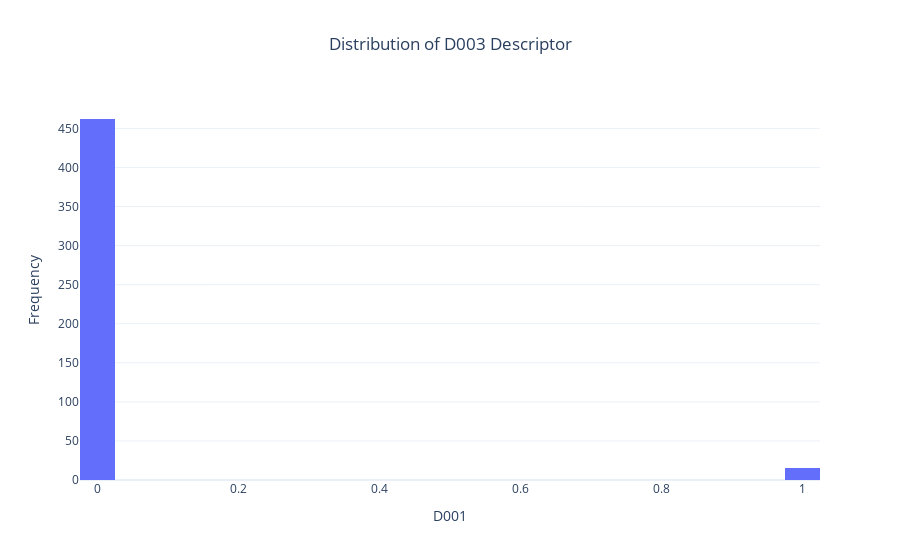

This figure's notebook cell:
### Code cell
import pandas as pd
import plotly.express as px

df = pd.read_csv('DIA_trainingset_Mold2_descriptors.csv')

fig = px.histogram(df, x="D003",
                   title="Distribution of D003 Descriptor",
                   labels={"D003": "D003"},
    
                   nbins=50,
                   template="plotly_white")

fig.update_layout(
    xaxis_title="D001",
    yaxis_title="Frequency",
    title_x=0.5
)

fig.show()

### Figure 1 — Plotly figure (JSON) as saved in the notebook; plotly's stock layout.template omitted (floating-point values rounded to 4 significant figures; data arrays with more than 128 entries replaced by an {"elided": "..."} marker saying what was removed)
{"data": [{"bingroup": "x", "hovertemplate": "D003=%{x}<br>count=%{y}<extra></extra>", "legendgroup": "", "marker": {"color": "#636efa", "pattern": {"shape": ""}}, "name": "", "nbinsx": 50, "orientation": "v", "showlegend": false, "type": "histogram", "x": {"elided": "477 int values"}, "xaxis": "x", "yaxis": "y"}], "layout": {"barmode": "relative", "legend": {"tracegroupgap": 0}, "title": {"text": "Distribution of D003 Descriptor", "x": 0.5}, "xaxis": {"anchor": "y", "domain": [0, 1], "title": {"text": "D001"}}, "yaxis": {"anchor": "x", "domain": [0, 1], "title": {"text": "Frequency"}}}}
